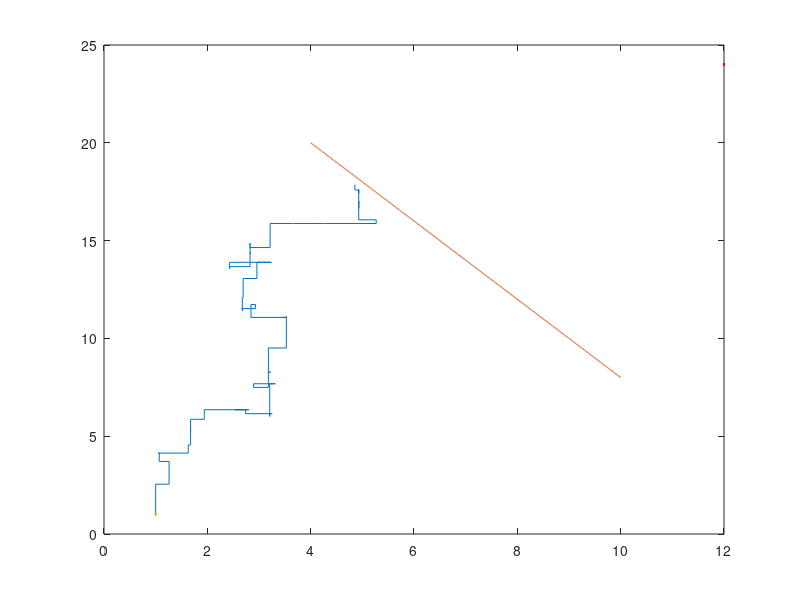

Write the MATLAB code that produced this figure.
N=100;
len=100;
xi=1;
yi=1;
xf=12;
yf=24;
population=zeros(N,len,2);
max_iter=40;
th=30;
for i=1:N
  population(i,:,1)=0.2*rand(1,len)-0.1;
  population(i,:,2)=randi(2,1,len);
endfor

global_min=1000000000000;
step=-1;
best=zeros(1,len,2);
v=1;
for t=1:max_iter
  fit=zeros(1,N);
  for i=1:N
    xs=xi;
    ys=yi;
    intersecteaza=0;
    prevx=xs;
    prevy=ys;
    for j=1:len
      if population(i,j,2)==1
        xs+=population(i,j,1);
      else
        ys+=population(i,j,1);
      endif
      if prevx==xs&&((-2*xs+28>=prevy&&-2*xs+28<=ys)||(-2*xs+28>=ys&&-2*xs+28<=prevy))
        intersecteaza=1;
      endif
      if prevy==ys&&((14-ys/2>=prevx&&14-ys/2<=xs)||(14-ys/2>=xs&&14-ys/2<=prevx))
        intersecteaza=1;
      endif
      prevx=xs;
      prevy=ys;
    endfor
    fit(i)=0.85*norm([xs ys]-[xf,yf])+0.15*sum(abs(population(i,:,1)));
    if intersecteaza==1
      fit(i)+=intmax;
    endif
  endfor
  [s,index]=sort(fit);
  if s(1)<global_min
    global_min=s(1);
    best=population(index(1),:,:);
    step=t;
  endif
  
  new_population=zeros(N,len,2);
  k=nnz(s<=th);
  new_population(1:k,:,1)=population(index(s<=th),:,1)+0.2*rand(size(population(index(s<=th),:,1)))-0.1;
  new_population(1:k,:,2)=population(index(s<=th),:,2);
  while k<N
    if k==0
      new_population(1,:,1)=population(index(1),:,1);
      new_population(1,:,2)=population(index(1),:,2);
      k+=1;
      continue;
    endif
    l=randi(k);
    new_population(k+1,:,1)=new_population(l,:,1)+0.2*rand(1,len,1)-0.1;
    uniform=rand(1,len);
    new_population(k+1,:,2)=new_population(l,:,2);
    new_population(k+1,uniform<0.2,2)=3-new_population(k+1,uniform<0.2,2);
    k+=1;
  endwhile
  population=new_population;
  th=0.8*th;
  
endfor
global_min
X=[xi];
Y=[yi];
a=xi;
b=yi;
for i=1:len
if best(1,i,2)==1
a+=best(1,i,1);
else
b+=best(1,i,1);
endif
X=[X a];
Y=[Y b];
endfor
plot(X,Y);
hold on;
vals=4:0.01:10;
plot(vals,-2*vals+28);
plot(xi,yi);
xf
yf
plot(xf,yf,'r');
